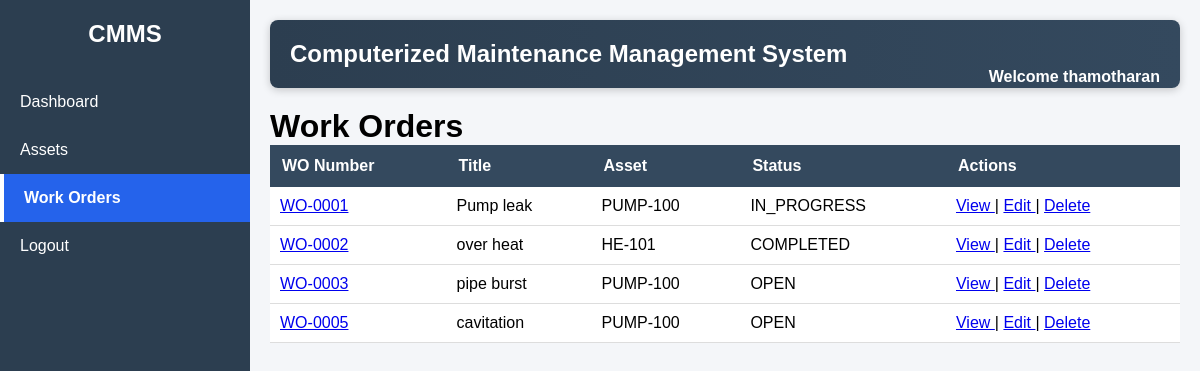
Before: /workorders/ (signed in) with the older database file.
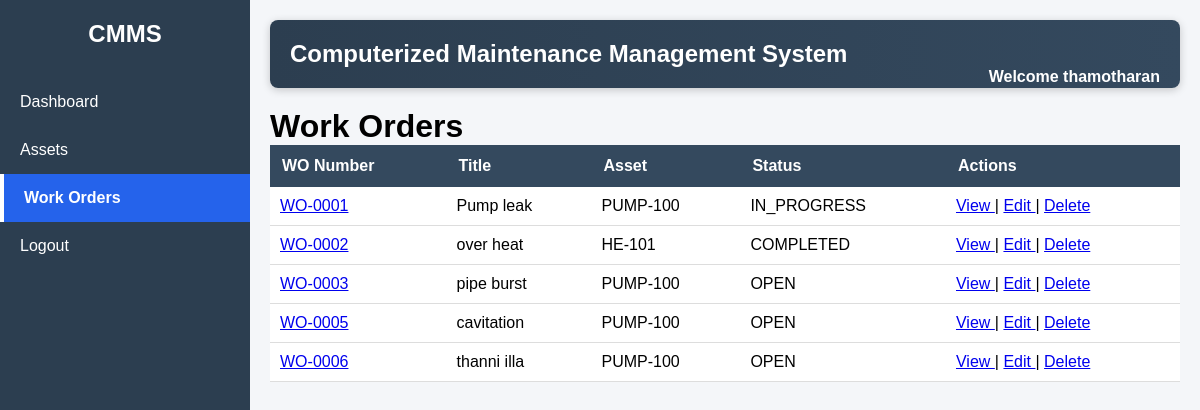
After: the same page with the newer database file.
### workorders/models.py (models this page shows, shortened)
class WorkOrder(models.Model):
    STATUS_CHOICES = [
        ('OPEN', 'Open'),
        ('IN_PROGRESS', 'In Progress'),
        ('COMPLETED', 'Completed'),
    ]
    work_order_number = models.CharField(
        max_length=20,
        unique=True,
        blank=True
    )
    title = models.CharField(
        max_length=200
    )
    description = models.TextField()
    asset = models.ForeignKey(
        Asset,
        on_delete=models.CASCADE
    )
    status = models.CharField(
        max_length=20,
        choices=STATUS_CHOICES,
        default='OPEN'
    )
    created_date = models.DateField(
        auto_now_add=True
    )

### assets/models.py (models this page shows, shortened)
class Asset(models.Model):
    STATUS_CHOICES = [
        ('ACTIVE', 'Active'),
        ('INACTIVE', 'Inactive'),
        ('UNDER_MAINTENANCE', 'Under Maintenance'),
    ]
    CRITICALITY_CHOICES = [
        ('LOW', 'Low'),
        ('MEDIUM', 'Medium'),
        ('HIGH', 'High'),
    ]
    asset_code = models.CharField(max_length=50, unique=True)
    name = models.CharField(max_length=200)
    installation_date = models.DateField()
    status = models.CharField(
        max_length=20,
        choices=STATUS_CHOICES,
        default='ACTIVE'
    )
    criticality = models.CharField(
        max_length=10,
        choices=CRITICALITY_CHOICES,
        default='MEDIUM'
    )
    created_at = models.DateTimeField(auto_now_add=True)
    updated_at = models.DateTimeField(auto_now=True)

### workorders/views.py (the view)
# urls.py: path('', work_order_list, name='work_order_list'),
@login_required
def work_order_list(request):
    work_orders = get_all_work_orders()
    return render(
        request,
        'workorders/work_order_list.html',
        {
            'work_orders': work_orders,
            "current_page": "workorders",
        }
    )

### workorders/services.py (called while the page is built)
def get_all_work_orders():
    return WorkOrder.objects.all()

### templates/workorders/work_order_list.html
{% extends 'base.html' %}
{% block content %}
<h1>Work Orders</h1>
<table>
    <tr>
        <th>WO Number</th>
        <th>Title</th>
        <th>Asset</th>
        <th>Status</th>
        <th>Actions</th>
    </tr>
    {% for work_order in work_orders %}
    <tr>
        <td>
            <a href="/workorders/{{ work_order.id }}/">
                {{ work_order.work_order_number }}
            </a>
        </td>
        <td>
            {{ work_order.title }}
        </td>
        <td>
            {{ work_order.asset.asset_code }}
        </td>
        <td>
            {{ work_order.status }}
        </td>
        <td>
            <a href="/workorders/{{ work_order.id }}/">
                View
            </a>
            |
            <a href="/workorders/{{ work_order.id }}/edit/">
                Edit
            </a>
            |
            <a href="/workorders/{{ work_order.id }}/delete/">
                Delete
            </a>
        </td>
    </tr>
    {% empty %}
    <tr>
        <td colspan="5">
            No work orders found.
        </td>
    </tr>
    {% endfor %}
</table>
{% endblock %}

### templates/base.html (shortened to what this page needs)
{% load static %}
<!DOCTYPE html>
<html>
<head>
        <link rel="stylesheet"
          href="{% static 'css/style.css' %}">
</head>
<body>
<div class="layout">
    <div class="sidebar">
        <h2>CMMS</h2>
        <a href="{% url 'dashboard' %}"
        class="{% if current_page == 'dashboard' %}active-link{% endif %}">
            Dashboard
        </a>
        <a href="{% url 'asset_list' %}"
        class="{% if current_page == 'assets' %}active-link{% endif %}">
            Assets
        </a>
        <a href="{% url 'work_order_list' %}"
        class="{% if current_page == 'workorders' %}active-link{% endif %}">
            Work Orders
        </a>
        <a href="/logout/">
            Logout
        </a>
    </div>
    <div class="content">
        <div class="topbar">
            <h2>
                Computerized Maintenance Management System
            </h2>
            <span class="welcome">
                Welcome
                {{ request.user.username }}
            </span>
        </div>
        {% block content %}
        {% endblock %}
    </div>
</div>
</body>
</html>

### static/css/style.css (style rules this page uses)
* { margin: 0; padding: 0; box-sizing: border-box; }
body { font-family: Arial, sans-serif; background-color: #f4f6f9; }
.layout { display: flex; min-height: 100vh; }
.sidebar { width: 250px; background-color: #2c3e50; color: white; padding-top: 20px; }
.sidebar h2 { text-align: center; margin-bottom: 30px; }
.sidebar a { display: block; color: white; text-decoration: none; padding: 15px 20px; }
.content { flex: 1; padding: 20px; }
.topbar { background: linear-gradient( 90deg, #2c3e50, #34495e ); color: white; padding: 20px; margin-bottom: 20px; border-radius: 8px; box-shadow: 0 2px 8px rgba(0,0,0,0.2); }
.topbar h2 { margin: 0; }
.welcome { float: right; font-weight: bold; }
table { width: 100%; border-collapse: collapse; background-color: white; }
th { background-color: #34495e; color: white; padding: 12px; text-align: left; }
td { padding: 10px; border-bottom: 1px solid #ddd; }
.active-link { background: #2563eb; border-left: 4px solid white; font-weight: bold; }
.sidebar a.active-link { background: #2563eb; border-left: 4px solid white; font-weight: bold; }

Changed rows visible on the page:
added WorkOrder: work_order_number "WO-0006", title "thanni illa", asset.asset_code "PUMP-100", status "OPEN"
